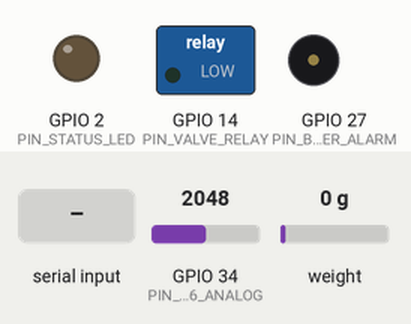
This sketch was run on a simulated ESP32. On the bench: switched loads named in the sketch (green lamp = pin HIGH), output pins drawn as LEDs (lit = HIGH), buzzer (waves = sounding, pin HIGH). Dashed ring = blinking. Inputs (shaded band) come from the test bench; at power-on: GPIO 34 (PIN_MQ6_ANALOG) = 2048, weight on the scale 0 g (analog values on the 0–4095 scale). WiFi joins after 1.5 s; servers stay silent unless stated; uploads are accepted with an empty reply; the local clock reads 2024-03-15 10:24:30 at power-on unless the sketch sets it; what the sketch prints to the serial monitor is not drawn.

Above: at 2.7 s.
2.8 s: "t\n" received over Serial
At 5.8 s:
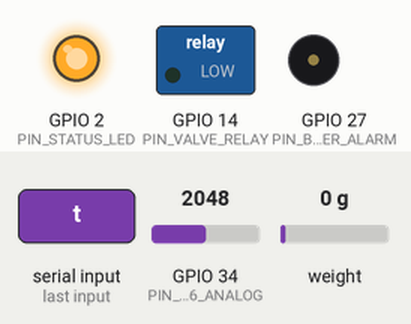
6.3 s: "c\n" received over Serial
9.8 s: "h\n" received over Serial
At 15.7 s:
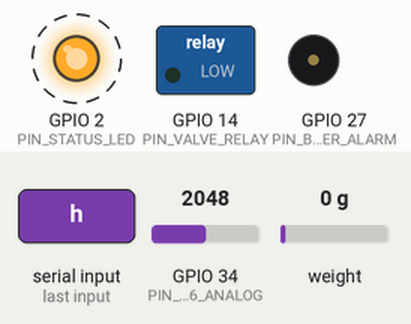
Timing chart, 0 to 19.3 s (numbered marks = the images above; inputs shaded):
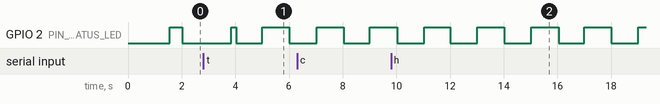

The sketch:

esp32_onegaurd.ino
```cpp
/*
 * OneGaurd LPG Safety Monitoring & Autonomous Cutoff System
 * Firmware Version: v1.5.0-prod
 * Target Microcontroller: ESP32 DevKit V1 (ESP-WROOM-32)
 *
 * SENSORS & ACTUATORS:
 * 1. Load Cell Platform:
 *    - Four 50kg 3-wire half-bridge load cells
 *    - SparkFun Load Sensor Combinator (BOB-13878)
 *    - HX711 24-bit ADC Amplifier: DOUT/DT = GPIO 25, SCK = GPIO 26
 * 2. Precision Real-Time Clock:
 *    - DS3231 I2C RTC: SDA = GPIO 21, SCL = GPIO 22, VCC = 3.3V
 * 3. LPG Gas Sensor:
 *    - MQ-6 Analog Output = GPIO 34 (12-bit ADC, 0-4095)
 *    - MUST pass through voltage divider (e.g., 10k/20k) to cap at 3.3V
 * 4. Local Actuators (Zero-Network-Dependency):
 *    - Piezo Alarm Buzzer = GPIO 27
 *    - Gas Shutoff Solenoid/Valve Relay = GPIO 14
 *    - System Health LED = GPIO 2
 *
 * CORE ARCHITECTURAL PRINCIPLES:
 * - Local Gas Detection & Alarm triggers in real-time independent of Wi-Fi or Cloud.
 * - Sustained condition confirmation (3 seconds) + Hysteresis (100 ADC) prevents false trips.
 * - Non-blocking Wi-Fi reconnect prevents loop stalling.
 * - Distinguishes Gross Cylinder Mass, Tare Mass, and Net LPG Mass.
 * - Interactive Serial Terminal for Tare and Known-Weight Calibration.
 */

#include <WiFi.h>
#include <WiFiClientSecure.h>
#include <HTTPClient.h>
#include <Wire.h>
#include <RTClib.h>
#include <HX711.h>
#include "config.h"

// ==========================================
// Autonomous Local Protection Safety Aliases
// ==========================================
#define PIN_BUZZER        PIN_BUZZER_ALARM
#define PIN_ALARM_LED     PIN_STATUS_LED

// ==========================================
// Hardware Instances
// ==========================================
HX711 scale;
RTC_DS3231 rtc;
WiFiClientSecure secureClient;

// ==========================================
// Runtime State Variables
// ==========================================
unsigned long bootTimestampMillis = 0;
unsigned long lastTelemetryMillis = 0;
unsigned long lastWifiRetryMillis = 0;
unsigned long leakBreachStartMillis = 0;
unsigned long packetSequenceNumber = 0;

float currentCalibrationFactor = CALIBRATION_FACTOR_INIT;
float platformTareMassKg = DEFAULT_PLATFORM_TARE_KG;
float filteredGasAdc = 0.0f;
bool isRtcAvailable = false;
bool isHx711Available = false;
bool isSustainedLeakActive = false;
bool localAlarmActive = false;
bool isCalibratingWeight = false;

// ==========================================
// Function Prototypes
// ==========================================
void initHardwarePins();
void initRtcClock();
void initLoadCell();
void processSerialCommands();
void evaluateGasSensor();
void executeAutonomousSafety(bool leakActive);
void handleNetworkAndTelemetry();
void dispatchTelemetryPayload(float grossMass, float netMass, int rawGas, const char* sensorStatus, const String& isoTime);
String getIso8601Timestamp();
void printDiagnosticsBanner();

// ==========================================
// Setup
// ==========================================
void setup() {
  Serial.begin(115200);
  delay(500);

  bootTimestampMillis = millis();
  printDiagnosticsBanner();

  initHardwarePins();
  initRtcClock();
  initLoadCell();

  // Configure ADC resolution (ESP32: 12-bit, 0 to 4095)
  analogReadResolution(12);
  analogSetPinAttenuation(PIN_MQ6_ANALOG, ADC_11db); // 0V to ~3.3V range

  // Seed initial filter reading
  filteredGasAdc = (float)analogRead(PIN_MQ6_ANALOG);

  // Configure Secure TLS Client
  if (USE_INSECURE_TLS) {
    secureClient.setInsecure();
    Serial.println("[SECURITY] TLS Mode: setInsecure() active for laboratory workbench bringup.");
  }

  // Non-blocking Wi-Fi startup
  Serial.printf("[WIFI] Connecting to SSID: %s ...\n", WIFI_SSID_CONFIG);
  WiFi.mode(WIFI_STA);
  WiFi.begin(WIFI_SSID_CONFIG, WIFI_PASSWORD_CONFIG);
  lastWifiRetryMillis = millis();

  Serial.println("[OneGaurd] Hardware initialization complete. Local safety loop running.");
  Serial.println("[HELP] Type 't' to tare empty platform. Type 'c' to calibrate known weight.");
}

// ==========================================
// Main Loop (Non-Blocking High-Frequency)
// ==========================================
void loop() {
  // 1. Process interactive serial commands (Tare / Calibrate)
  processSerialCommands();

  // 2. High-priority local gas detection & sustained leak evaluation
  evaluateGasSensor();

  // 3. Autonomous local actuator driving (No cloud dependency)
  executeAutonomousSafety(isSustainedLeakActive);

  // 4. Background network telemetry dispatch & non-blocking reconnect
  handleNetworkAndTelemetry();

  // 50ms cycle provides responsive safety execution with zero watchdog starvation
  delay(50);
}

// ==========================================
// Hardware Initialization
// ==========================================
void initHardwarePins() {
  pinMode(PIN_BUZZER_ALARM, OUTPUT);
  pinMode(PIN_VALVE_RELAY, OUTPUT);
  pinMode(PIN_STATUS_LED, OUTPUT);
  pinMode(PIN_MQ6_ANALOG, INPUT);

  // Default to safe off state
  digitalWrite(PIN_BUZZER_ALARM, LOW);
  digitalWrite(PIN_VALVE_RELAY, LOW);
  digitalWrite(PIN_STATUS_LED, LOW);
}

void initRtcClock() {
  Wire.begin(PIN_DS3231_SDA, PIN_DS3231_SCL);
  if (rtc.begin()) {
    isRtcAvailable = true;
    if (rtc.lostPower()) {
      Serial.println("[RTC] Warning: DS3231 lost power. Battery check required.");
    }
    DateTime now = rtc.now();
    Serial.printf("[RTC] DS3231 detected. Current RTC time: %04d-%02d-%02d %02d:%02d:%02d UTC\n",
                  now.year(), now.month(), now.day(), now.hour(), now.minute(), now.second());
  } else {
    isRtcAvailable = false;
    Serial.println("[RTC] Warning: DS3231 not detected on I2C bus. Millis timestamp fallback active.");
  }
}

void initLoadCell() {
  scale.begin(PIN_HX711_DOUT, PIN_HX711_SCK);

  // Check HX711 readiness with timeout
  unsigned long startWait = millis();
  while (!scale.is_ready() && (millis() - startWait < 1500)) {
    delay(50);
  }

  if (scale.is_ready()) {
    isHx711Available = true;
    scale.set_scale(currentCalibrationFactor);
    scale.tare(10); // Tare empty platform on power up
    Serial.println("[HX711] Load cell amplifier initialized. Initial platform tared.");
  } else {
    isHx711Available = false;
    Serial.println("[HX711] Warning: HX711 not ready on GPIO 25/26. Check Combinator wiring & power.");
  }
}

// ==========================================
// Gas Sensor Evaluation & Sustained Filtering
// ==========================================
void evaluateGasSensor() {
  int rawAdc = analogRead(PIN_MQ6_ANALOG);

  // Exponential moving average filter to suppress transient electrical spikes
  filteredGasAdc = (0.75f * filteredGasAdc) + (0.25f * (float)rawAdc);

  unsigned long currentMillis = millis();
  bool isWarmingUp = (currentMillis - bootTimestampMillis) < ((unsigned long)MQ6_WARMUP_SECONDS * 1000UL);

  if (isWarmingUp) {
    leakBreachStartMillis = 0;
    isSustainedLeakActive = false;
    return;
  }

  // Sustained condition confirmation logic
  if (filteredGasAdc >= (float)MQ6_ALARM_THRESHOLD_RAW) {
    if (leakBreachStartMillis == 0) {
      leakBreachStartMillis = currentMillis; // Breach timer started
    } else if (currentMillis - leakBreachStartMillis >= ((unsigned long)SUSTAINED_LEAK_CONFIRM_SEC * 1000UL)) {
      isSustainedLeakActive = true; // Sustained for >= 3 seconds
    }
  } else if (filteredGasAdc < (float)(MQ6_ALARM_THRESHOLD_RAW - MQ6_HYSTERESIS_RAW)) {
    // Hysteresis reset: only clear when gas drops safely below threshold - hysteresis
    leakBreachStartMillis = 0;
    isSustainedLeakActive = false;
  }
}

// ==========================================
// Autonomous Local Actuation
// ==========================================
void executeAutonomousSafety(bool leakActive) {
  if (leakActive) {
    localAlarmActive = true;
    digitalWrite(PIN_BUZZER, HIGH);
    digitalWrite(PIN_ALARM_LED, HIGH);
    digitalWrite(PIN_VALVE_RELAY, HIGH);
  } else {
    localAlarmActive = false;
    digitalWrite(PIN_BUZZER, LOW);
    digitalWrite(PIN_ALARM_LED, LOW);
    digitalWrite(PIN_VALVE_RELAY, LOW);
    // Heartbeat indicator (slow pulse)
    digitalWrite(PIN_STATUS_LED, (millis() / 1000) % 2);
  }
}

// ==========================================
// Network Management & Telemetry Cycle
// ==========================================
void handleNetworkAndTelemetry() {
  unsigned long currentMillis = millis();

  // Non-blocking Wi-Fi reconnect
  if (WiFi.status() != WL_CONNECTED) {
    Serial.println("[OneGaurd] Continuing independent local safety monitoring");
    if (currentMillis - lastWifiRetryMillis >= ((unsigned long)WIFI_RETRY_INTERVAL_SEC * 1000UL)) {
      lastWifiRetryMillis = currentMillis;
      Serial.println("[WIFI] Reconnecting in background...");
      WiFi.reconnect();
    }
  }

  // Periodic Telemetry Dispatch
  if (currentMillis - lastTelemetryMillis >= ((unsigned long)TELEMETRY_INTERVAL_SEC * 1000UL)) {
    lastTelemetryMillis = currentMillis;

    // Read Mass
    float grossMassKg = 0.0f;
    if (isHx711Available && scale.is_ready()) {
      grossMassKg = scale.get_units(5);
      if (fabs(grossMassKg) < WEIGHT_DEADBAND_KG) {
        grossMassKg = 0.0f;
      }
    } else {
      grossMassKg = 0.0f;
    }

    float netGasMassKg = max(0.0f, grossMassKg - platformTareMassKg);
    int currentGasAdc = (int)filteredGasAdc;

    // Determine sensor health status
    const char* sensorStatus = "ok";
    if (currentMillis - bootTimestampMillis < ((unsigned long)MQ6_WARMUP_SECONDS * 1000UL)) {
      sensorStatus = "warming";
    } else if (currentGasAdc < MQ6_FAULT_LOW_RAW) {
      sensorStatus = "fault"; // Open-circuit / disconnected
    }

    String isoTimestamp = getIso8601Timestamp();

    // Local Serial Diagnostics Log
    Serial.printf("[DIAG] Seq: %lu | Time: %s | Gas ADC: %d (%s) | Gross: %.2f kg | Tare: %.2f kg | Net LPG: %.2f kg | Leak: %s | WiFi: %s (%d dBm)\n",
                  ++packetSequenceNumber,
                  isoTimestamp.c_str(),
                  currentGasAdc,
                  sensorStatus,
                  grossMassKg,
                  platformTareMassKg,
                  netGasMassKg,
                  isSustainedLeakActive ? "CRITICAL_ALARM" : "NORMAL",
                  WiFi.status() == WL_CONNECTED ? "ONLINE" : "OFFLINE",
                  WiFi.status() == WL_CONNECTED ? WiFi.RSSI() : 0);

    // Transmit to Cloud if network is available
    if (WiFi.status() == WL_CONNECTED) {
      dispatchTelemetryPayload(grossMassKg, netGasMassKg, currentGasAdc, sensorStatus, isoTimestamp);
    }
  }
}

// ==========================================
// Cloud HTTPS Ingestion Transmission
// ==========================================
void dispatchTelemetryPayload(float grossMass, float netMass, int rawGas, const char* sensorStatus, const String& isoTime) {
  HTTPClient http;
  String targetUrl = String(BACKEND_BASE_URL_CONFIG) + "/api/device/" + String(DEVICE_ID_CONFIG) + "/telemetry";

  bool begun = false;
  if (targetUrl.startsWith("https://")) {
    begun = http.begin(secureClient, targetUrl);
  } else {
    begun = http.begin(targetUrl);
  }

  if (!begun) {
    Serial.println("[HTTP] Failed to initialize connection to gateway.");
    return;
  }

  http.addHeader("Content-Type", "application/json");
  http.addHeader("x-device-token", DEVICE_SECRET_TOKEN_CONFIG);
  http.setTimeout(4000); // 4-second timeout to avoid holding safety loop

  String payload = "{";
  payload += "\"deviceId\":\"" + String(DEVICE_ID_CONFIG) + "\",";
  payload += "\"seq\":" + String(packetSequenceNumber) + ",";
  payload += "\"timestamp\":\"" + isoTime + "\",";
  payload += "\"gasRaw\":" + String(rawGas) + ",";
  payload += "\"gasThresholdRaw\":" + String(MQ6_ALARM_THRESHOLD_RAW) + ",";
  payload += "\"leak\":" + String(isSustainedLeakActive ? "true" : "false") + ",";
  payload += "\"totalMassKg\":" + String(grossMass, 3) + ",";
  payload += "\"tareMassKg\":" + String(platformTareMassKg, 3) + ",";
  payload += "\"weightKg\":" + String(netMass, 3) + ",";
  payload += "\"sensorStatus\":\"" + String(sensorStatus) + "\",";
  payload += "\"wifiRssi\":" + String(WiFi.RSSI()) + ",";
  payload += "\"batteryVoltage\":3.30,";
  payload += "\"firmwareVersion\":\"" + String(FIRMWARE_VERSION_CONFIG) + "\"";
  payload += "}";

  int httpCode = http.POST(payload);
  if (httpCode == 200 || httpCode == 201) {
    Serial.printf("[HTTP] Ingestion successful. HTTP %d (ACK)\n", httpCode);
  } else if (httpCode > 0) {
    Serial.printf("[HTTP] Ingestion rejected by gateway. HTTP %d\n", httpCode);
  } else {
    Serial.printf("[HTTP] Ingestion transmission failed: %s\n", http.errorToString(httpCode).c_str());
  }

  http.end();
}

// ==========================================
// Time Formatting Helper
// ==========================================
String getIso8601Timestamp() {
  if (isRtcAvailable) {
    DateTime now = rtc.now();
    char buf[25];
    snprintf(buf, sizeof(buf), "%04d-%02d-%02dT%02d:%02d:%02dZ",
             now.year(), now.month(), now.day(),
             now.hour(), now.minute(), now.second());
    return String(buf);
  }

  // Fallback timestamp based on boot time
  unsigned long sec = millis() / 1000;
  char buf[25];
  snprintf(buf, sizeof(buf), "BOOT+%luds", sec);
  return String(buf);
}

// ==========================================
// Interactive Serial Commands (Tare / Calibrate)
// ==========================================
void processSerialCommands() {
  if (!Serial.available()) return;

  String cmd = Serial.readStringUntil('\n');
  cmd.trim();
  cmd.toLowerCase();

  if (cmd == "t" || cmd == "tare") {
    Serial.println("\n[TARE] Zeroing scale platform. Ensure platform is EMPTY...");
    if (isHx711Available && scale.is_ready()) {
      scale.tare(10);
      Serial.println("[TARE] Scale successfully tared to 0.000 kg.");
    } else {
      Serial.println("[TARE] Error: HX711 not ready. Tare aborted.");
    }
  } else if (cmd == "c" || cmd == "cal") {
    Serial.println("\n--- LOAD CELL CALIBRATION ROUTINE ---");
    Serial.println("Step 1: Empty the platform, then type 't' to tare.");
    Serial.println("Step 2: Place a KNOWN weight (e.g. 5.0 kg) on the platform.");
    Serial.println("Step 3: Enter the command: 'cal <weight_in_kg>' (e.g. 'cal 5.0')");
  } else if (cmd.startsWith("cal ")) {
    float knownWeight = cmd.substring(4).toFloat();
    if (knownWeight > 0.01f && isHx711Available && scale.is_ready()) {
      long rawReading = scale.get_value(10);
      float newFactor = (float)rawReading / knownWeight;
      currentCalibrationFactor = newFactor;
      scale.set_scale(currentCalibrationFactor);
      Serial.printf("[CALIBRATION] New factor computed: %.2f\n", newFactor);
      Serial.printf("[CALIBRATION] Update CALIBRATION_FACTOR_INIT in config.h to: %.2ff\n", newFactor);
    } else {
      Serial.println("[CALIBRATION] Invalid weight entered or HX711 not ready.");
    }
  } else if (cmd == "h" || cmd == "help") {
    Serial.println("\nAvailable Serial Commands:");
    Serial.println("  t, tare     : Tare empty platform to 0.00 kg");
    Serial.println("  c, cal      : Display calibration instructions");
    Serial.println("  cal <kg>    : Calibrate using placed known weight (e.g. cal 5.0)");
    Serial.println("  h, help     : Display this help menu\n");
  }
}

// ==========================================
// Diagnostics Banner
// ==========================================
void printDiagnosticsBanner() {
  Serial.println("\n=======================================================");
  Serial.println("   ONEGAURD LPG SAFETY & TELEMETRY SYSTEM v1.5.0");
  Serial.println("   Target: ESP32 DevKit V1 | MQ-6 | HX711 | DS3231");
  Serial.println("=======================================================");
  Serial.printf("Device ID:       %s\n", DEVICE_ID_CONFIG);
  Serial.printf("Target Gateway:  %s\n", BACKEND_BASE_URL_CONFIG);
  Serial.printf("MQ-6 Threshold:  %d ADC (12-bit, Sustained: %ds)\n", MQ6_ALARM_THRESHOLD_RAW, SUSTAINED_LEAK_CONFIRM_SEC);
  Serial.printf("Load Factor:     %.2f (Deadband: %.3f kg)\n", CALIBRATION_FACTOR_INIT, WEIGHT_DEADBAND_KG);
  Serial.println("=======================================================\n");
}
```

Source omitted: config.example.h (4642 bytes)

Measured:
- by itself, GPIO 2 (PIN_STATUS_LED): alternates HIGH for 1.0 s and LOW for 1.0 s
